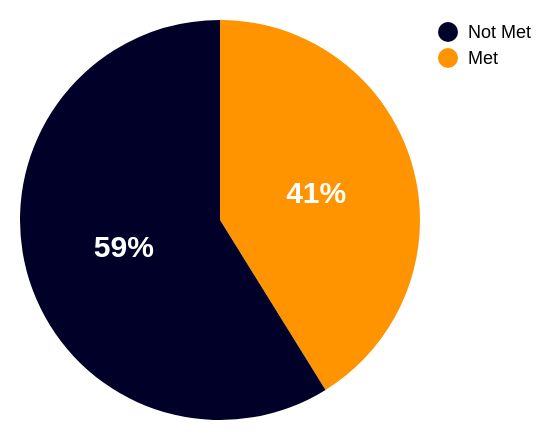

The Vega-Lite source for this figure:
### Vega specification from a JSON file in a GitHub repository (floating-point values rounded to 4 significant figures)
{"$schema": "https://vega.github.io/schema/vega/v5.json", "description": "Companies meeting minimum requirements", "width": 190, "height": 180, "padding": 10, "signals": [{"name": "hoverValue", "value": null, "on": [{"events": "arc:mouseover, @legendLabel:mouseover, @legendSymbol:mouseover", "update": "datum.value"}, {"events": "arc:mouseout, @legendLabel:mouseout, @legendSymbol:mouseout", "update": "null"}]}, {"name": "hoverOpacity", "update": "if(hoverValue, 0.5, 1)", "value": 1}], "data": [{"name": "counts", "values": [{"value": "Met", "count": 100, "sum_count": 147}, {"value": "Not Met", "count": 143, "sum_count": 147}], "transform": [{"type": "pie", "field": "count", "sort": false}, {"type": "formula", "as": "filter", "expr": "{ value: [datum.value] }"}, {"type": "window", "ops": ["sum"], "fields": ["count"], "frame": [null, null]}, {"type": "formula", "as": "percentage", "expr": "format(datum.count / datum.sum_count, '.0%')"}, {"type": "collect", "sort": {"field": "value"}}, {"type": "formula", "expr": "datum.count + ' out of ' + datum.sum_count + ' companies'", "as": "count_label"}]}], "marks": [{"type": "arc", "from": {"data": "counts"}, "encode": {"enter": {"fill": {"scale": "color", "field": "value"}, "x": {"value": 100}, "y": {"value": 100}, "tooltip": {"field": "count_label"}}, "update": {"startAngle": {"field": "startAngle"}, "endAngle": {"field": "endAngle"}, "padAngle": {"value": 0}, "innerRadius": {"value": 0}, "outerRadius": {"value": 100}, "cornerRadius": {"value": 0}, "opacity": {"signal": "if(hoverValue == datum.value, 1, hoverOpacity)"}}, "hover": {"opacity": {"value": 1}, "cursor": {"value": "pointer"}}}}, {"type": "text", "from": {"data": "counts"}, "encode": {"enter": {"x": {"value": 100}, "y": {"value": 100}, "radius": {"value": 50}, "fontWeight": {"value": "bold"}, "fontSize": {"value": 15}, "theta": {"signal": "(datum.startAngle + datum.endAngle)/2"}, "fill": {"value": "white"}, "align": {"value": "center"}, "baseline": {"value": "middle"}, "text": {"field": "percentage"}}}}], "legends": [{"fill": "color", "type": "symbol", "encode": {"labels": {"name": "legendLabel", "interactive": true, "update": {"fontSize": {"value": 9}, "fontWeight": [{"test": "hoverValue == datum.label", "value": "bold"}, {"value": 400}]}}, "symbols": {"name": "legendSymbol", "interactive": true}}}], "scales": [{"name": "color", "type": "ordinal", "range": ["#000028", "#FF9300"], "domain": ["Not Met", "Met"]}]}
